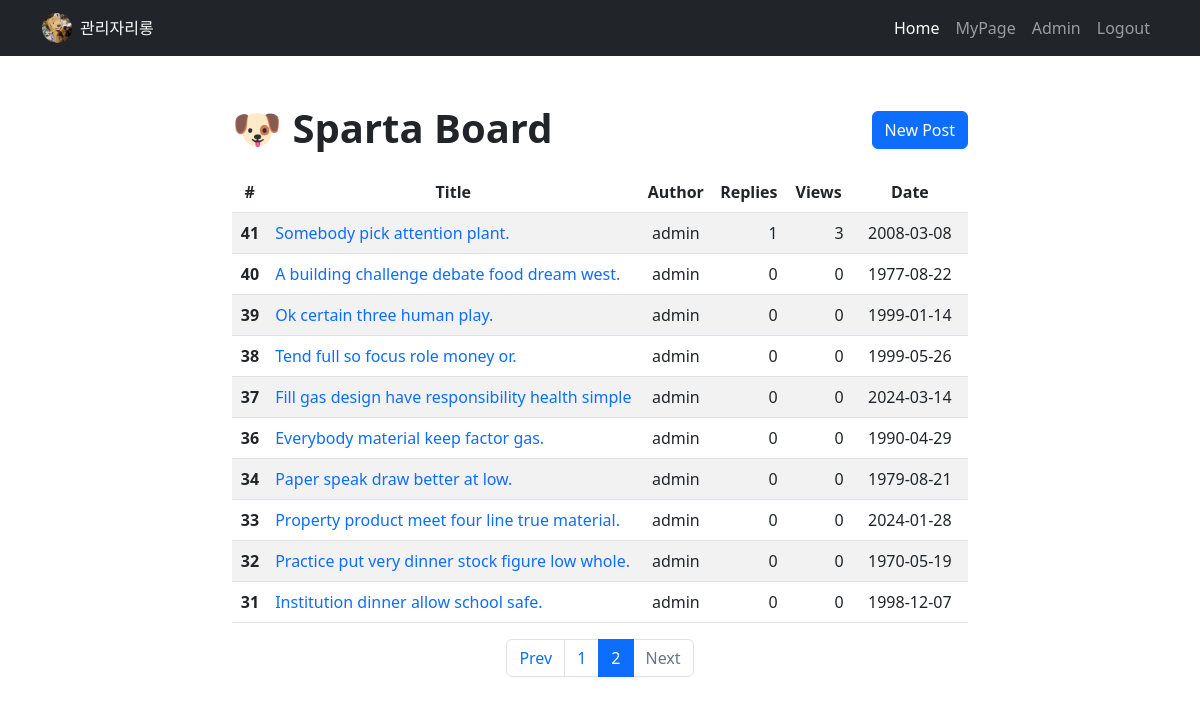
Page /post/?page=2 (signed in) on the committed database.
### user/models.py (models this page shows)
class User(AbstractUser, TimestampModel):
    nickname    = models.CharField(max_length=20, unique=True)
    profile_img = models.ImageField(blank=True, upload_to='profile_imgs/', default='common/images/default.jpg')
    bio         = models.CharField(blank=True, max_length=200)

### post/models.py (models this page shows, shortened)
class Post(TimestampModel):
    author      = models.ForeignKey(settings.AUTH_USER_MODEL, on_delete=models.CASCADE, related_name="post")
    title       = models.CharField(max_length=50)
    content     = models.TextField()
    post_img    = models.ImageField(blank=True, upload_to='post_imgs/')
    views       = models.IntegerField(default=0)
    likes       = models.ManyToManyField(settings.AUTH_USER_MODEL, related_name="likes", blank=True)
    tags        = models.ManyToManyField('Tag', related_name="tags", blank=True)

### post/views.py (the view)
# urls.py: path("", views.post_list, name="post_list"),
@login_required
def post_list(request):
    posts = Post.objects.annotate(comments_count=Count('comments')).order_by('-pk')
    paginator = Paginator(posts, 10)            # 페이지에서 보여줄 포스트 수
    page_number = request.GET.get("page", '1')  # 조회 페이지 번호
    page_obj = paginator.get_page(page_number)  # 해당 페이지 포스트
    context = {
        "page_obj": page_obj
    }
    return render(request, "post/post_list.html", context)

### post/templates/post/post_list.html
{% extends 'base.html' %}
{% load static %}
{% block resource %}
    <link rel="stylesheet" href="{% static 'post/css/styles.css' %}">
{% endblock resource %}
{% block content %}
    <div class="container mt-5">
        <div class="row">
            <div class="col-lg-8 mx-auto">
                <article>
                    <header class="mb-3 d-flex justify-content-between align-items-center">
                        <h1 class="fw-bolder mb-1">🐶 Sparta Board</h1>
                        <button type="button" class="btn btn-mg btn-primary" onclick="location.href='{% url 'post:post_create' %}'">New Post</button>
                    </header>
                    <section class="mb-5">
                        <table class="table table-striped">
                            <thead>
                                <tr>
                                    <th scope="col" style="width: 5%; text-align: center;">#</th>
                                    <th scope="col" style="width: 45%; text-align: center;">Title</th>
                                    <th scope="col" style="width: 10%; text-align: center;">Author</th>
                                    <th scope="col" style="width: 10%; text-align: center;">Replies</th>
                                    <th scope="col" style="width: 10%; text-align: center;">Views</th>
                                    <th scope="col" style="width: 20%; text-align: center;">Date</th>
                                </tr>
                            </thead>
                            <tbody>
                                {% for post in page_obj %}
                                    <tr>
                                        <th scope="row" style="text-align: right;">{{ post.id }}</th>
                                        <td><a href="{% url 'post:post_detail' post.pk %}">{{ post.title }}</a></td>
                                        <td style="text-align: center;">{{ post.author }}</td>
                                        <td style="text-align: right;">{{ post.comments_count }}</td>
                                        <td style="text-align: right;">{{ post.views }}</td>
                                        <td style="text-align: center;">{{ post.created_at|date:"Y-m-d" }}</td>
                                    </tr>
                                {% endfor %}
                            </tbody>
                        </table>
                        <ul class="pagination justify-content-center">
                            {% if page_obj.has_previous %}
                                <li class="page-item">
                                    <a class="page-link" href="?page={{ page_obj.previous_page_number }}">Prev</a>
                                </li>
                            {% else %}
                                <li class="page-item disabled">
                                    <a class="page-link" tabindex="-1" aria-disabled="true" href="#">Prev</a>
                                </li>
                            {% endif %}
                            {% for page_number in page_obj.paginator.page_range %}
                                {% if page_number == page_obj.number %}
                                <li class="page-item active" aria-current="page">
                                    <a class="page-link" href="?page={{ page_number }}">{{ page_number }}</a>
                                </li>
                                {% else %}
                                    <li class="page-item">
                                        <a class="page-link" href="?page={{ page_number }}">{{ page_number }}</a>
                                    </li>
                                {% endif %}
                            {% endfor %}
                            {% if page_obj.has_next %}
                                <li class="page-item">
                                    <a class="page-link" href="?page={{ page_obj.next_page_number }}">Next</a>
                                </li>
                            {% else %}
                                <li class="page-item disabled">
                                    <a class="page-link" tabindex="-1" aria-disabled="true" href="#">Next</a>
                                </li>
                            {% endif %}
                        </ul>
                    </section>
                </article>
            </div>
        </div>
    </div>
{% endblock content %}

### common/templates/navbar.html (shortened to what this page needs)
<nav class="navbar navbar-expand-lg navbar-dark bg-dark">
    <div class="container">
        <div class="d-flex align-items-center">
            <img src="{{ user.profile_img.url }}" alt="Profile Image" class="rounded-circle" style="width: 30px; height: 30px; object-fit: cover; margin-right: 8px;">
            <span class="text-white">{{ request.user.nickname }}</span>
        </div>
        <div class="collapse navbar-collapse" id="navbarSupportedContent">
            <ul class="navbar-nav ms-auto mb-2 mb-lg-0">
                <li class="nav-item">
                    <a class="nav-link active" aria-current="page" href="{% url 'post:post_list' %}">Home</a>
                </li>
                <li class="nav-item"><a class="nav-link" href="{% url 'user:user_profile' %}">MyPage</a></li>
                {% if request.user.is_superuser == 1 or request.user.is_staff == 1 %}
                    <li class="nav-item"><a class="nav-link" href="{% url 'admin:index' %}">Admin</a></li>
                {% endif %}
                <li class="nav-item">
                    <form id="logout-form" action="{% url 'user:logout' %}" method="post">
                        <a class="nav-link" href="{% url 'user:logout' %}" onclick="document.getElementById('logout-form').submit(); return false;">Logout</a>
                    </form>
                </li>
            </ul>
        </div>
    </div>
</nav>

### rows in the picture
User: profile_img (picture), user.nickname "관리자리롱"
Post: id "41", title "Somebody pick attention plant.", author "admin", comments_count "1", views "3", created_at "2008-03-08"
Post: id "40", title "A building challenge debate food dream west.", author "admin", comments_count "0", views "0", created_at "1977-08-22"
Post: id "39", title "Ok certain three human play.", author "admin", comments_count "0", views "0", created_at "1999-01-14"
Post: id "38", title "Tend full so focus role money or.", author "admin", comments_count "0", views "0", created_at "1999-05-26"
Post: id "37", title "Fill gas design have responsibility health simple", author "admin", comments_count "0", views "0", created_at "2024-03-14"
Post: id "36", title "Everybody material keep factor gas.", author "admin", comments_count "0", views "0", created_at "1990-04-29"
Post: id "34", title "Paper speak draw better at low.", author "admin", comments_count "0", views "0", created_at "1979-08-21"
Post: id "33", title "Property product meet four line true material.", author "admin", comments_count "0", views "0", created_at "2024-01-28"
Post: id "32", title "Practice put very dinner stock figure low whole.", author "admin", comments_count "0", views "0", created_at "1970-05-19"
Post: id "31", title "Institution dinner allow school safe.", author "admin", comments_count "0", views "0", created_at "1998-12-07"

### other values in the picture
{{ page_number }} "1"
{{ page_number }} "2"
